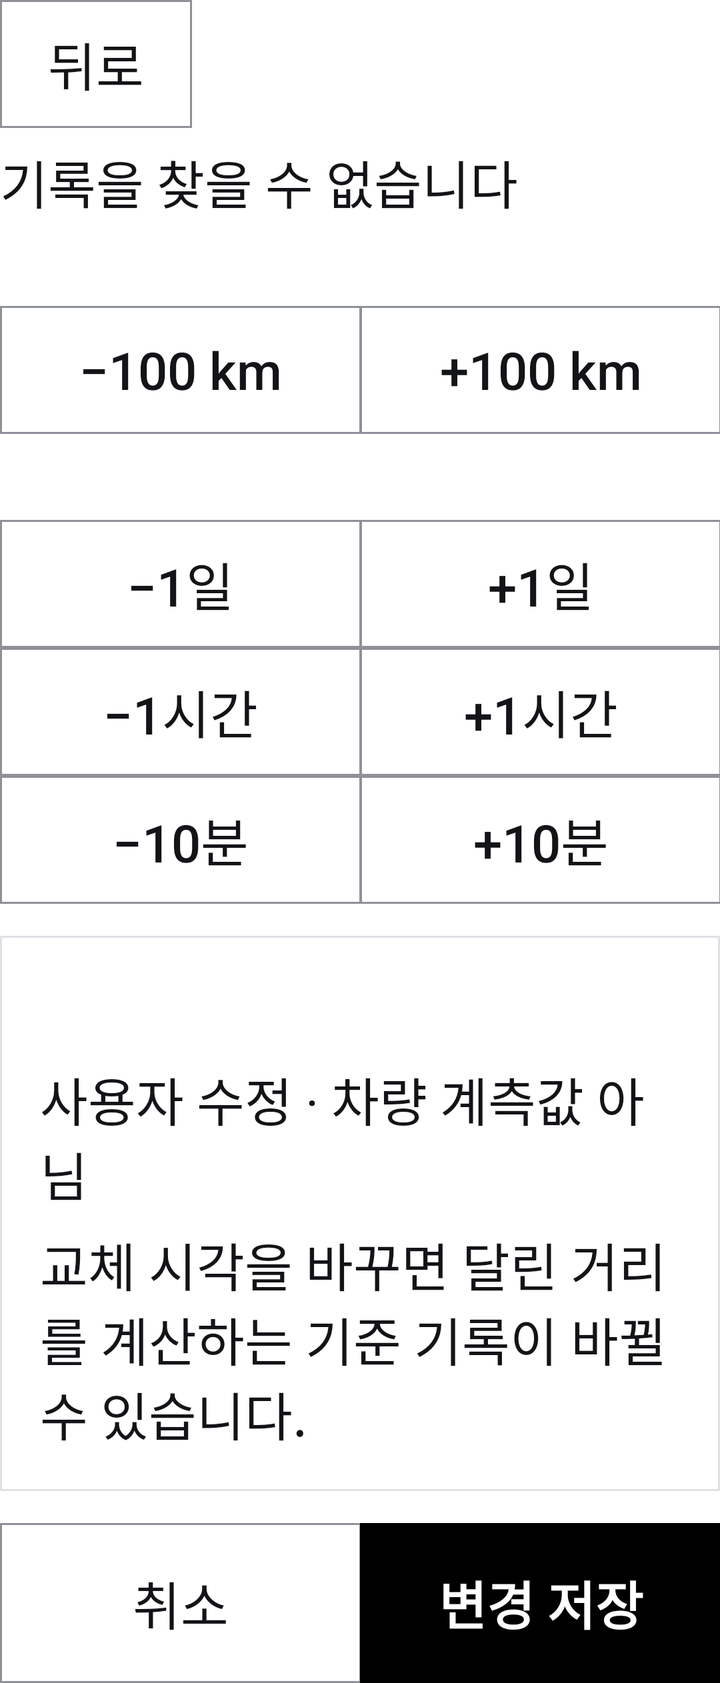
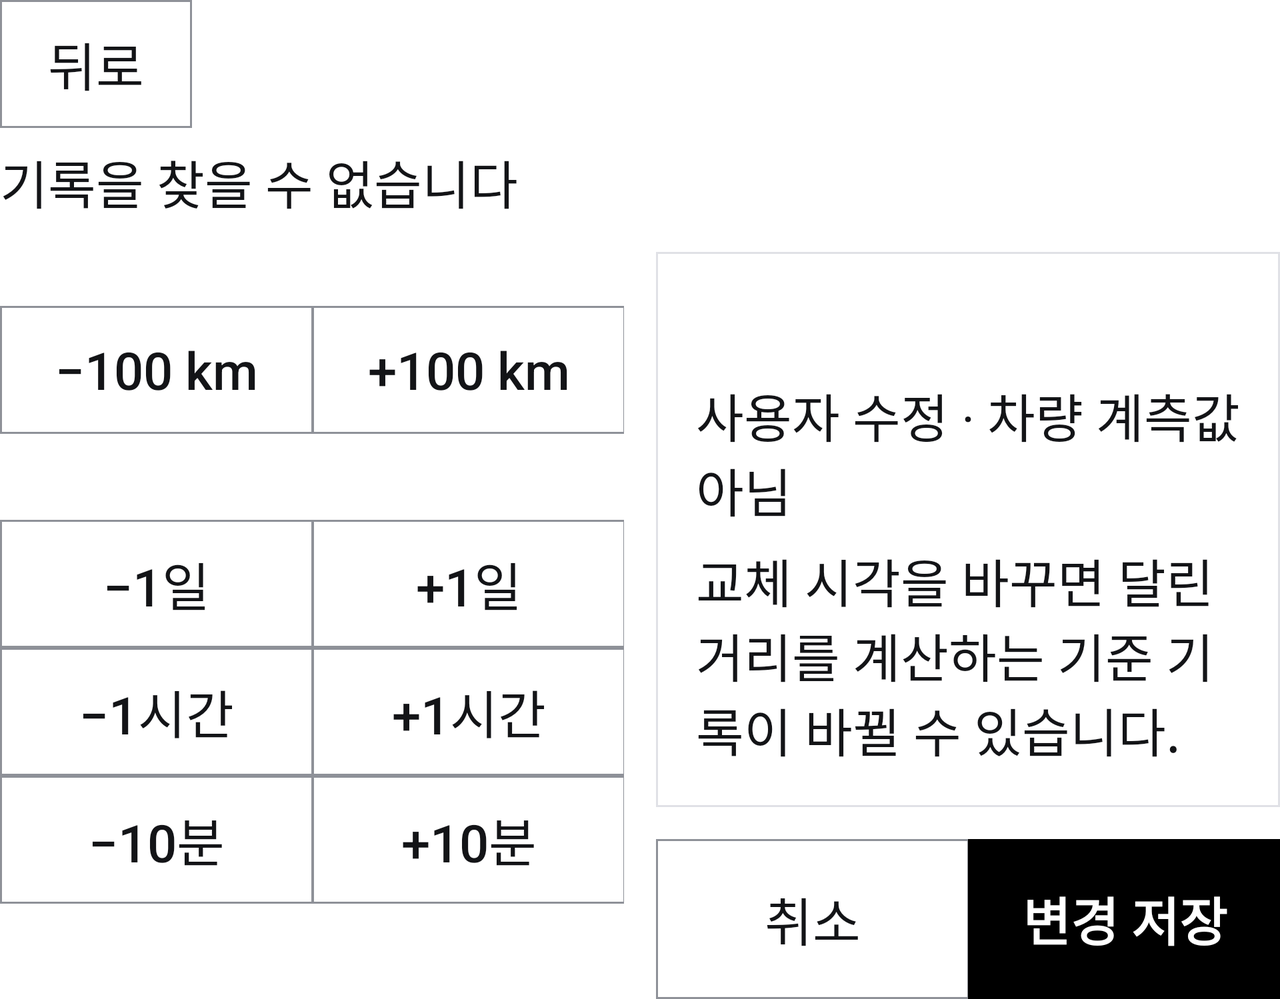

An Android layout and its configuration variant, each rendered on a device that would load it. The default file and the variant file are quoted in full after the pictures.
<!-- AndroidManifest.xml: application theme Theme.PleosApp -->
<!-- res/layout/view_edit.xml -->
<?xml version="1.0" encoding="utf-8"?>
<ScrollView xmlns:android="http://schemas.android.com/apk/res/android"
    android:layout_width="match_parent"
    android:layout_height="match_parent">

    <LinearLayout
        android:layout_width="match_parent"
        android:layout_height="wrap_content"
        android:orientation="vertical">

        
        <LinearLayout
            android:layout_width="match_parent"
            android:layout_height="wrap_content"
            android:gravity="center_vertical"
            android:orientation="horizontal">
            <Button android:id="@+id/editBackButton" style="@style/Widget.PleosApp.Button.Back" android:text="@string/back" />
            <TextView android:id="@+id/editTitle" style="@style/ScreenTitle" android:layout_width="0dp" android:layout_weight="1" />
        </LinearLayout>

        <TextView
            android:id="@+id/notFoundText"
            style="@style/CheckCardValue"
            android:text="@string/record_not_found" />

        <LinearLayout
            android:id="@+id/editContent"
            android:layout_width="match_parent"
            android:layout_height="wrap_content"
            android:orientation="vertical">

            
            <TextView android:id="@+id/distanceText" style="@style/CheckCardValue" android:textStyle="bold" />
            <LinearLayout
                android:layout_width="match_parent"
                android:layout_height="wrap_content"
                android:orientation="horizontal">
                <Button android:id="@+id/kmMinus" style="@style/Widget.PleosApp.Button.Row" android:text="@string/minus_100" />
                <Button android:id="@+id/kmPlus" style="@style/Widget.PleosApp.Button.Row" android:text="@string/plus_100" />
            </LinearLayout>

            
            <TextView android:id="@+id/timeText" style="@style/CheckCardValue" android:textStyle="bold" />
            <LinearLayout
                android:layout_width="match_parent"
                android:layout_height="wrap_content"
                android:orientation="horizontal">
                <Button android:id="@+id/dayMinus" style="@style/Widget.PleosApp.Button.Row" android:text="@string/minus_day" />
                <Button android:id="@+id/dayPlus" style="@style/Widget.PleosApp.Button.Row" android:text="@string/plus_day" />
            </LinearLayout>
            <LinearLayout
                android:layout_width="match_parent"
                android:layout_height="wrap_content"
                android:orientation="horizontal">
                <Button android:id="@+id/hourMinus" style="@style/Widget.PleosApp.Button.Row" android:text="@string/minus_hour" />
                <Button android:id="@+id/hourPlus" style="@style/Widget.PleosApp.Button.Row" android:text="@string/plus_hour" />
            </LinearLayout>
            <LinearLayout
                android:layout_width="match_parent"
                android:layout_height="wrap_content"
                android:orientation="horizontal">
                <Button android:id="@+id/minMinus" style="@style/Widget.PleosApp.Button.Row" android:text="@string/minus_10min" />
                <Button android:id="@+id/minPlus" style="@style/Widget.PleosApp.Button.Row" android:text="@string/plus_10min" />
            </LinearLayout>

            
            <LinearLayout style="@style/CheckCard">
                <TextView android:id="@+id/beforeAfterText" style="@style/CheckCardValue" android:layout_marginTop="0dp" />
                <TextView android:id="@+id/editSourceText" style="@style/CheckCardValue" android:text="@string/edited_source" />
                <TextView style="@style/CheckCardValue" android:text="@string/latest_may_change" />
            </LinearLayout>

        </LinearLayout>

        
        <LinearLayout style="@style/ButtonRow" android:layout_marginTop="@dimen/gap">
            <Button android:id="@+id/editCancelButton" style="@style/Widget.PleosApp.Button.Row" android:text="@string/cancel" />
            <Button android:id="@+id/saveEditButton" style="@style/Widget.PleosApp.Button.Row.Filled" android:text="@string/save_changes" />
        </LinearLayout>
    </LinearLayout>
</ScrollView>
<!-- resources referenced by this layout -->
<resources>
  <dimen name="gap">16dp</dimen>
  <string name="back">뒤로</string>
  <string name="cancel">취소</string>
  <string name="edited_source">사용자 수정 · 차량 계측값 아님</string>
  <string name="latest_may_change">교체 시각을 바꾸면 달린 거리를 계산하는 기준 기록이 바뀔 수 있습니다.</string>
  <string name="minus_100">−100 km</string>
  <string name="minus_10min">−10분</string>
  <string name="minus_day">−1일</string>
  <string name="minus_hour">−1시간</string>
  <string name="plus_100">+100 km</string>
  <string name="plus_10min">+10분</string>
  <string name="plus_day">+1일</string>
  <string name="plus_hour">+1시간</string>
  <string name="record_not_found">기록을 찾을 수 없습니다</string>
  <string name="save_changes">변경 저장</string>
  <style name="ButtonRow">
          <item name="android:layout_width">match_parent</item>
          <item name="android:layout_height">wrap_content</item>
          <item name="android:layout_marginTop">@dimen/gap_small</item>
          <item name="android:orientation">horizontal</item>
      </style>
  <style name="CheckCardValue">
          <item name="android:layout_width">match_parent</item>
          <item name="android:layout_height">wrap_content</item>
          <item name="android:layout_marginTop">8dp</item>
          <item name="android:textSize">@dimen/text_body</item>
      </style>
  <style name="ScreenTitle">
          <item name="android:layout_width">match_parent</item>
          <item name="android:layout_height">wrap_content</item>
          <item name="android:textSize">@dimen/text_title</item>
          <item name="android:textStyle">bold</item>
      </style>
  <style name="Widget.PleosApp.Button.Back">
          <item name="android:layout_width">wrap_content</item>
          <item name="android:layout_height">wrap_content</item>
          <item name="android:layout_marginTop">0dp</item>
          <item name="android:layout_marginEnd">@dimen/gap</item>
      </style>
  <dimen name="gap_small">12dp</dimen>
  <dimen name="card_padding">20dp</dimen>
  <dimen name="text_body">26sp</dimen>
  <dimen name="text_title">36sp</dimen>
  <dimen name="button_height_primary">80dp</dimen>
  <color name="background_primary">#FFFFFFFF</color>
  <color name="text_primary">#FF131417</color>
  <color name="text_tertiary">#FF686A72</color>
  <color name="button_filled">#FF000000</color>
  <color name="outline">#FF8E9198</color>
  <color name="surface_high">#FFFFFFFF</color>
  <color name="divider">#FFE0E1E6</color>
  <dimen name="corner_radius">0dp</dimen>
  <color name="button_filled_disabled">#FFE0E1E6</color>
  <dimen name="button_stroke">1dp</dimen>
  <color name="button_filled_pressed">#FF313236</color>
  <dimen name="touch_target_min">64dp</dimen>
  <!-- drawable switch_track_shape (drawable) -->
  <?xml version="1.0" encoding="utf-8"?>
  <shape xmlns:android="http://schemas.android.com/apk/res/android" android:shape="rectangle">
      <solid android:color="#FFFFFFFF" />
      <corners android:radius="20dp" />
      <size android:width="72dp" android:height="40dp" />
  </shape>
  <style name="TextAppearance.PleosApp.DialogMessage" parent="TextAppearance.AppCompat.Medium">
          <item name="android:textSize">@dimen/text_body</item>
          <item name="android:textColor">@color/text_primary</item>
      </style>
  <style name="Widget.PleosApp.Button.Dialog">
          <item name="android:layout_marginStart">@dimen/gap_small</item>
          <item name="android:layout_marginTop">0dp</item>
          <item name="android:minWidth">160dp</item>
      </style>
  <style name="Widget.PleosApp.Button.Dialog.Filled">
          <item name="android:background">@drawable/button_filled_background</item>
          <item name="android:textColor">@color/button_filled_text</item>
          <item name="android:textStyle">bold</item>
      </style>
  <color name="button_basic_disabled">#FFF7F8FA</color>
  <color name="button_basic_pressed">#FFEDEEF2</color>
  <color name="button_basic">#FFFFFFFF</color>
  <!-- some entries are left out for length -->
</resources>
<!-- res/layout-land/view_edit.xml (the repository's variant of the layout above) -->
<!-- drawn on the phone turned sideways -->
<?xml version="1.0" encoding="utf-8"?>
<ScrollView xmlns:android="http://schemas.android.com/apk/res/android"
    android:layout_width="match_parent"
    android:layout_height="match_parent">

    <LinearLayout
        android:layout_width="match_parent"
        android:layout_height="wrap_content"
        android:orientation="vertical">

        
        <LinearLayout
            android:layout_width="match_parent"
            android:layout_height="wrap_content"
            android:gravity="center_vertical"
            android:orientation="horizontal">
            <Button android:id="@+id/editBackButton" style="@style/Widget.PleosApp.Button.Back" android:text="@string/back" />
            <TextView android:id="@+id/editTitle" style="@style/ScreenTitle" android:layout_width="0dp" android:layout_weight="1" />
        </LinearLayout>

        <TextView
            android:id="@+id/notFoundText"
            style="@style/CheckCardValue"
            android:text="@string/record_not_found" />

        <LinearLayout
            android:id="@+id/editContent"
            android:layout_width="match_parent"
            android:layout_height="wrap_content"
            android:baselineAligned="false"
            android:orientation="horizontal">

            <LinearLayout
                android:layout_width="0dp"
                android:layout_height="wrap_content"
                android:layout_weight="1"
                android:orientation="vertical">
                    
                    <TextView android:id="@+id/distanceText" style="@style/CheckCardValue" android:textStyle="bold" />
                    <LinearLayout
                        android:layout_width="match_parent"
                        android:layout_height="wrap_content"
                        android:orientation="horizontal">
                        <Button android:id="@+id/kmMinus" style="@style/Widget.PleosApp.Button.Row" android:text="@string/minus_100" />
                        <Button android:id="@+id/kmPlus" style="@style/Widget.PleosApp.Button.Row" android:text="@string/plus_100" />
                    </LinearLayout>

                    
                    <TextView android:id="@+id/timeText" style="@style/CheckCardValue" android:textStyle="bold" />
                    <LinearLayout
                        android:layout_width="match_parent"
                        android:layout_height="wrap_content"
                        android:orientation="horizontal">
                        <Button android:id="@+id/dayMinus" style="@style/Widget.PleosApp.Button.Row" android:text="@string/minus_day" />
                        <Button android:id="@+id/dayPlus" style="@style/Widget.PleosApp.Button.Row" android:text="@string/plus_day" />
                    </LinearLayout>
                    <LinearLayout
                        android:layout_width="match_parent"
                        android:layout_height="wrap_content"
                        android:orientation="horizontal">
                        <Button android:id="@+id/hourMinus" style="@style/Widget.PleosApp.Button.Row" android:text="@string/minus_hour" />
                        <Button android:id="@+id/hourPlus" style="@style/Widget.PleosApp.Button.Row" android:text="@string/plus_hour" />
                    </LinearLayout>
                    <LinearLayout
                        android:layout_width="match_parent"
                        android:layout_height="wrap_content"
                        android:orientation="horizontal">
                        <Button android:id="@+id/minMinus" style="@style/Widget.PleosApp.Button.Row" android:text="@string/minus_10min" />
                        <Button android:id="@+id/minPlus" style="@style/Widget.PleosApp.Button.Row" android:text="@string/plus_10min" />
                    </LinearLayout>
            </LinearLayout>

            <LinearLayout
                android:layout_width="0dp"
                android:layout_height="wrap_content"
                android:layout_marginStart="@dimen/gap"
                android:layout_weight="1"
                android:orientation="vertical">
                    
                    <LinearLayout style="@style/CheckCard">
                        <TextView android:id="@+id/beforeAfterText" style="@style/CheckCardValue" android:layout_marginTop="0dp" />
                        <TextView android:id="@+id/editSourceText" style="@style/CheckCardValue" android:text="@string/edited_source" />
                        <TextView style="@style/CheckCardValue" android:text="@string/latest_may_change" />
                    </LinearLayout>
                
                <LinearLayout style="@style/ButtonRow" android:layout_marginTop="@dimen/gap">
                    <Button android:id="@+id/editCancelButton" style="@style/Widget.PleosApp.Button.Row" android:text="@string/cancel" />
                    <Button android:id="@+id/saveEditButton" style="@style/Widget.PleosApp.Button.Row.Filled" android:text="@string/save_changes" />
                </LinearLayout>
            </LinearLayout>
        </LinearLayout>

    </LinearLayout>
</ScrollView>
